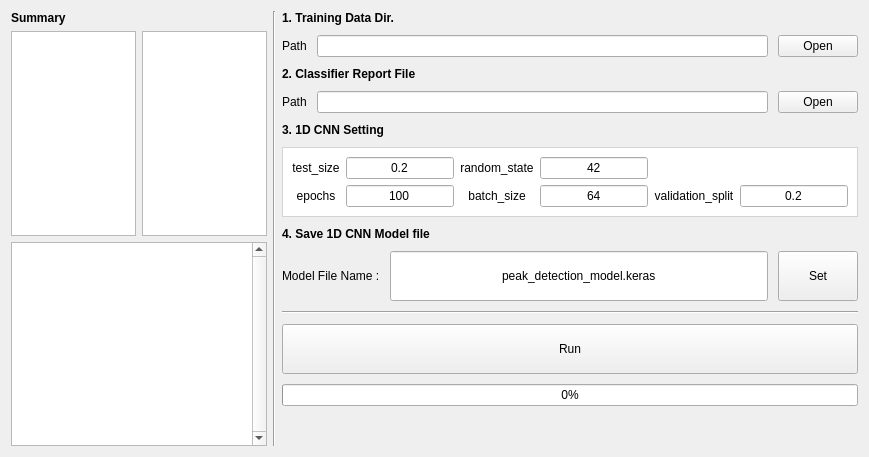
      <widget class="QWidget" name="tab_3">
       <attribute name="title">
        <string>CNN Training</string>
       </attribute>
       <layout class="QHBoxLayout" name="horizontalLayout_13">
        <item>
         <layout class="QVBoxLayout" name="verticalLayout_10">
          <item>
           <widget class="QLabel" name="label_18">
            <property name="text">
             <string>&lt;html&gt;&lt;head/&gt;&lt;body&gt;&lt;p&gt;&lt;span style=&quot; font-weight:600;&quot;&gt;Summary&lt;/span&gt;&lt;/p&gt;&lt;/body&gt;&lt;/html&gt;</string>
            </property>
           </widget>
          </item>
          <item>
           <layout class="QHBoxLayout" name="horizontalLayout_15">
            <property name="topMargin">
             <number>0</number>
            </property>
            <item>
             <widget class="MatplotlibWidget" name="plot_widget_3" native="true">
              <property name="sizePolicy">
               <sizepolicy hsizetype="Expanding" vsizetype="Expanding">
                <horstretch>0</horstretch>
                <verstretch>0</verstretch>
               </sizepolicy>
              </property>
              <property name="styleSheet">
               <string notr="true">QWidget{
border: 1px solid;
border-color: rgb(185, 185, 185);
background-color: rgb(255, 255, 255);}</string>
              </property>
             </widget>
            </item>
            <item>
             <widget class="MatplotlibWidget" name="plot_widget_4" native="true">
              <property name="sizePolicy">
               <sizepolicy hsizetype="Expanding" vsizetype="Expanding">
                <horstretch>0</horstretch>
                <verstretch>0</verstretch>
               </sizepolicy>
              </property>
              <property name="styleSheet">
               <string notr="true">QWidget{
border: 1px solid;
border-color: rgb(185, 185, 185);
background-color: rgb(255, 255, 255);}</string>
              </property>
             </widget>
            </item>
           </layout>
          </item>
          <item>
           <widget class="QTextEdit" name="textEdit">
            <property name="font">
             <font>
              <pointsize>12</pointsize>
             </font>
            </property>
            <property name="verticalScrollBarPolicy">
             <enum>Qt::ScrollBarAlwaysOn</enum>
            </property>
           </widget>
          </item>
         </layout>
        </item>
        <item>
         <widget class="Line" name="line_7">
          <property name="orientation">
           <enum>Qt::Vertical</enum>
          </property>
         </widget>
        </item>
        <item>
         <widget class="QFrame" name="frame_8">
          <property name="maximumSize">
           <size>
            <width>720</width>
            <height>16777215</height>
           </size>
          </property>
          <property name="styleSheet">
           <string notr="true">QFrame#frame_8{
border: None;
}</string>
          </property>
          <property name="frameShape">
           <enum>QFrame::StyledPanel</enum>
          </property>
          <property name="frameShadow">
           <enum>QFrame::Raised</enum>
          </property>
          <layout class="QVBoxLayout" name="verticalLayout_17">
           <property name="spacing">
            <number>10</number>
           </property>
           <property name="leftMargin">
            <number>0</number>
           </property>
           <property name="topMargin">
            <number>0</number>
           </property>
           <property name="rightMargin">
            <number>0</number>
           </property>
           <property name="bottomMargin">
            <number>0</number>
           </property>
           <item>
            <layout class="QVBoxLayout" name="verticalLayout_11">
             <item>
              <widget class="QLabel" name="label_19">
               <property name="text">
                <string>&lt;html&gt;&lt;head/&gt;&lt;body&gt;&lt;p&gt;&lt;span style=&quot; font-weight:600;&quot;&gt;1. Training Data Dir.&lt;/span&gt;&lt;/p&gt;&lt;/body&gt;&lt;/html&gt;</string>
               </property>
              </widget>
             </item>
             <item>
              <layout class="QHBoxLayout" name="horizontalLayout_14">
               <item>
                <widget class="QLabel" name="label_20">
                 <property name="sizePolicy">
                  <sizepolicy hsizetype="Maximum" vsizetype="Preferred">
                   <horstretch>0</horstretch>
                   <verstretch>0</verstretch>
                  </sizepolicy>
                 </property>
                 <property name="text">
                  <string>Path</string>
                 </property>
                </widget>
               </item>
               <item>
                <widget class="QLineEdit" name="lineEdit_6">
                 <property name="sizePolicy">
                  <sizepolicy hsizetype="Preferred" vsizetype="Fixed">
                   <horstretch>0</horstretch>
                   <verstretch>0</verstretch>
                  </sizepolicy>
                 </property>
                </widget>
               </item>
               <item>
                <widget class="QPushButton" name="pushButton_13">
                 <property name="sizePolicy">
                  <sizepolicy hsizetype="Maximum" vsizetype="Fixed">
                   <horstretch>0</horstretch>
                   <verstretch>0</verstretch>
                  </sizepolicy>
                 </property>
                 <property name="text">
                  <string>Open</string>
                 </property>
                </widget>
               </item>
              </layout>
             </item>
             <item>
              <widget class="QLabel" name="label_21">
               <property name="text">
                <string>&lt;html&gt;&lt;head/&gt;&lt;body&gt;&lt;p&gt;&lt;span style=&quot; font-weight:600;&quot;&gt;2. Classifier Report File&lt;/span&gt;&lt;/p&gt;&lt;/body&gt;&lt;/html&gt;</string>
               </property>
              </widget>
             </item>
             <item>
              <layout class="QHBoxLayout" name="horizontalLayout_16">
               <item>
                <widget class="QLabel" name="label_25">
                 <property name="sizePolicy">
                  <sizepolicy hsizetype="Maximum" vsizetype="Preferred">
                   <horstretch>0</horstretch>
                   <verstretch>0</verstretch>
                  </sizepolicy>
                 </property>
                 <property name="text">
                  <string>Path</string>
                 </property>
                </widget>
               </item>
               <item>
                <widget class="QLineEdit" name="lineEdit_8">
                 <property name="sizePolicy">
                  <sizepolicy hsizetype="Preferred" vsizetype="Fixed">
                   <horstretch>0</horstretch>
                   <verstretch>0</verstretch>
                  </sizepolicy>
                 </property>
                </widget>
               </item>
               <item>
                <widget class="QPushButton" name="pushButton_15">
                 <property name="sizePolicy">
                  <sizepolicy hsizetype="Maximum" vsizetype="Fixed">
                   <horstretch>0</horstretch>
                   <verstretch>0</verstretch>
                  </sizepolicy>
                 </property>
                 <property name="text">
                  <string>Open</string>
                 </property>
                </widget>
               </item>
              </layout>
             </item>
             <item>
              <widget class="QLabel" name="label_32">
               <property name="text">
                <string>&lt;html&gt;&lt;head/&gt;&lt;body&gt;&lt;p&gt;&lt;span style=&quot; font-weight:600;&quot;&gt;3. 1D CNN Setting&lt;/span&gt;&lt;/p&gt;&lt;/body&gt;&lt;/html&gt;</string>
               </property>
              </widget>
             </item>
             <item>
              <widget class="QFrame" name="frame_4">
               <property name="styleSheet">
                <string notr="true">QFrame#frame_4{
border:1px solid lightgray;
background-color: rgb(255, 255, 255);
}</string>
               </property>
               <property name="frameShape">
                <enum>QFrame::StyledPanel</enum>
               </property>
               <property name="frameShadow">
                <enum>QFrame::Raised</enum>
               </property>
               <layout class="QVBoxLayout" name="verticalLayout_14">
                <item>
                 <layout class="QGridLayout" name="gridLayout">
                  <property name="topMargin">
                   <number>0</number>
                  </property>
                  <item row="0" column="0">
                   <widget class="QLabel" name="label_33">
                    <property name="text">
                     <string>test_size</string>
                    </property>
                    <property name="alignment">
                     <set>Qt::AlignCenter</set>
                    </property>
                   </widget>
                  </item>
                  <item row="1" column="0">
                   <widget class="QLabel" name="label_34">
                    <property name="text">
                     <string>epochs</string>
                    </property>
                    <property name="alignment">
                     <set>Qt::AlignCenter</set>
                    </property>
                   </widget>
                  </item>
                  <item row="0" column="2">
                   <widget class="QLabel" name="label_35">
                    <property name="text">
                     <string>random_state</string>
                    </property>
                    <property name="alignment">
                     <set>Qt::AlignCenter</set>
                    </property>
                   </widget>
                  </item>
                  <item row="1" column="1">
                   <widget class="QLineEdit" name="lineEdit_12">
                    <property name="sizePolicy">
                     <sizepolicy hsizetype="Preferred" vsizetype="Fixed">
                      <horstretch>0</horstretch>
                      <verstretch>0</verstretch>
                     </sizepolicy>
                    </property>
                    <property name="text">
                     <string>100</string>
                    </property>
                    <property name="alignment">
                     <set>Qt::AlignCenter</set>
                    </property>
                   </widget>
                  </item>
                  <item row="1" column="2">
                   <widget class="QLabel" name="label_36">
                    <property name="text">
                     <string>batch_size</string>
                    </property>
                    <property name="alignment">
                     <set>Qt::AlignCenter</set>
                    </property>
                   </widget>
                  </item>
                  <item row="1" column="4">
                   <widget class="QLabel" name="label_37">
                    <property name="text">
                     <string>validation_split</string>
                    </property>
                    <property name="alignment">
                     <set>Qt::AlignCenter</set>
                    </property>
                   </widget>
                  </item>
                  <item row="1" column="3">
                   <widget class="QLineEdit" name="lineEdit_14">
                    <property name="sizePolicy">
                     <sizepolicy hsizetype="Preferred" vsizetype="Fixed">
                      <horstretch>0</horstretch>
                      <verstretch>0</verstretch>
                     </sizepolicy>
                    </property>
                    <property name="text">
                     <string>64</string>
                    </property>
                    <property name="alignment">
                     <set>Qt::AlignCenter</set>
                    </property>
                   </widget>
                  </item>
                  <item row="0" column="3">
                   <widget class="QLineEdit" name="lineEdit_13">
                    <property name="sizePolicy">
                     <sizepolicy hsizetype="Preferred" vsizetype="Fixed">
                      <horstretch>0</horstretch>
                      <verstretch>0</verstretch>
                     </sizepolicy>
                    </property>
                    <property name="text">
                     <string>42</string>
                    </property>
                    <property name="alignment">
                     <set>Qt::AlignCenter</set>
                    </property>
                   </widget>
                  </item>
                  <item row="0" column="1">
                   <widget class="QLineEdit" name="lineEdit_11">
                    <property name="sizePolicy">
                     <sizepolicy hsizetype="Preferred" vsizetype="Fixed">
                      <horstretch>0</horstretch>
                      <verstretch>0</verstretch>
                     </sizepolicy>
                    </property>
                    <property name="text">
                     <string>0.2</string>
                    </property>
                    <property name="alignment">
                     <set>Qt::AlignCenter</set>
                    </property>
                   </widget>
                  </item>
                  <item row="1" column="5">
                   <widget class="QLineEdit" name="lineEdit_15">
                    <property name="sizePolicy">
                     <sizepolicy hsizetype="Preferred" vsizetype="Fixed">
                      <horstretch>0</horstretch>
                      <verstretch>0</verstretch>
                     </sizepolicy>
                    </property>
                    <property name="text">
                     <string>0.2</string>
                    </property>
                    <property name="alignment">
                     <set>Qt::AlignCenter</set>
                    </property>
                   </widget>
                  </item>
                 </layout>
                </item>
               </layout>
              </widget>
             </item>
             <item>
              <widget class="QLabel" name="label_26">
               <property name="text">
                <string>&lt;html&gt;&lt;head/&gt;&lt;body&gt;&lt;p&gt;&lt;span style=&quot; font-weight:600;&quot;&gt;4. Save 1D CNN Model file&lt;/span&gt;&lt;/p&gt;&lt;/body&gt;&lt;/html&gt;</string>
               </property>
              </widget>
             </item>
             <item>
              <layout class="QHBoxLayout" name="horizontalLayout_17">
               <property name="topMargin">
                <number>0</number>
               </property>
               <item>
                <widget class="QLabel" name="label_22">
                 <property name="text">
                  <string>Model File Name :</string>
                 </property>
                </widget>
               </item>
               <item>
                <widget class="QLineEdit" name="lineEdit_7">
                 <property name="minimumSize">
                  <size>
                   <width>0</width>
                   <height>50</height>
                  </size>
                 </property>
                 <property name="text">
                  <string>peak_detection_model.keras</string>
                 </property>
                 <property name="alignment">
                  <set>Qt::AlignCenter</set>
                 </property>
                </widget>
               </item>
               <item>
                <widget class="QPushButton" name="pushButton_17">
                 <property name="minimumSize">
                  <size>
                   <width>0</width>
                   <height>50</height>
                  </size>
                 </property>
                 <property name="text">
                  <string>Set</string>
                 </property>
                </widget>
               </item>
              </layout>
             </item>
             <item>
              <widget class="Line" name="line_6">
               <property name="orientation">
                <enum>Qt::Horizontal</enum>
               </property>
              </widget>
             </item>
             <item>
              <widget class="QPushButton" name="pushButton_16">
               <property name="minimumSize">
                <size>
                 <width>0</width>
                 <height>50</height>
                </size>
               </property>
               <property name="text">
                <string>Run</string>
               </property>
              </widget>
             </item>
             <item>
              <widget class="QProgressBar" name="progressBar">
               <property name="value">
                <number>0</number>
               </property>
              </widget>
             </item>
             <item>
              <spacer name="verticalSpacer">
               <property name="orientation">
                <enum>Qt::Vertical</enum>
               </property>
               <property name="sizeHint" stdset="0">
                <size>
                 <width>20</width>
                 <height>40</height>
                </size>
               </property>
              </spacer>
             </item>
            </layout>
           </item>
          </layout>
         </widget>
        </item>
       </layout>
      </widget>
